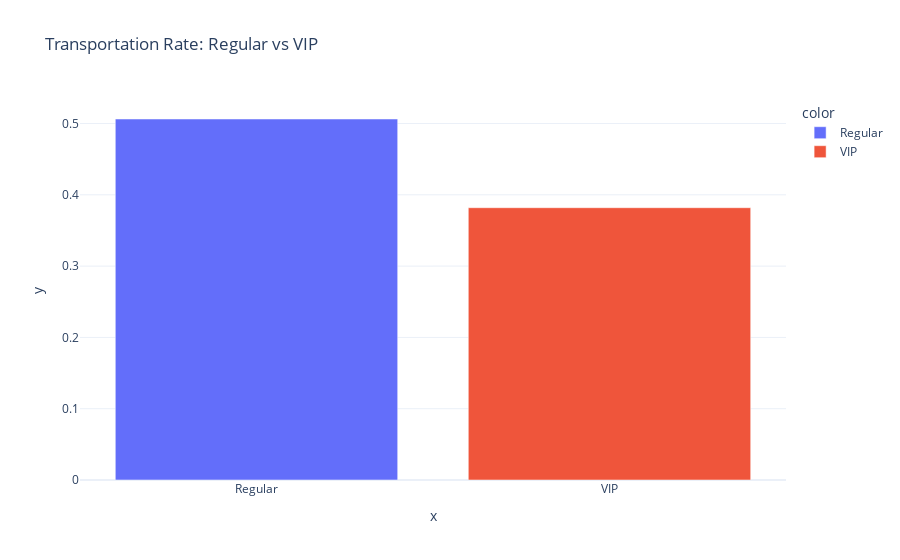

Notebook code cell kept with this figure:
### Code cell
# Are VIP passengers treated differently?
vip_analysis = train.groupby('VIP')['Transported'].agg(['count', 'mean'])

print(" VIP Status Analysis:")
print(f"Regular passengers: {vip_analysis.loc[False, 'count']}")
print(f"Regular transportation rate: {vip_analysis.loc[False, 'mean']:.1%}")
print(f"\nVIP passengers: {vip_analysis.loc[True, 'count']}")
print(f"VIP transportation rate: {vip_analysis.loc[True, 'mean']:.1%}")

# Simple comparison chart
fig = px.bar(x=['Regular', 'VIP'],
             y=[vip_analysis.loc[False, 'mean'], vip_analysis.loc[True, 'mean']],
             title=' Transportation Rate: Regular vs VIP',
             color=['Regular', 'VIP'])
fig.show()

### Figure 1 — Plotly figure (JSON) as saved in the notebook; plotly's stock layout.template omitted (floating-point values rounded to 4 significant figures)
{"data": [{"alignmentgroup": "True", "hovertemplate": "color=Regular<br>x=%{x}<br>y=%{y}<extra></extra>", "legendgroup": "Regular", "marker": {"color": "#636efa", "pattern": {"shape": ""}}, "name": "Regular", "offsetgroup": "Regular", "orientation": "v", "showlegend": true, "textposition": "auto", "type": "bar", "x": ["Regular"], "xaxis": "x", "y": [0.5063], "yaxis": "y"}, {"alignmentgroup": "True", "hovertemplate": "color=VIP<br>x=%{x}<br>y=%{y}<extra></extra>", "legendgroup": "VIP", "marker": {"color": "#EF553B", "pattern": {"shape": ""}}, "name": "VIP", "offsetgroup": "VIP", "orientation": "v", "showlegend": true, "textposition": "auto", "type": "bar", "x": ["VIP"], "xaxis": "x", "y": [0.3819], "yaxis": "y"}], "layout": {"barmode": "relative", "legend": {"title": {"text": "color"}, "tracegroupgap": 0}, "title": {"text": " Transportation Rate: Regular vs VIP"}, "xaxis": {"anchor": "y", "domain": [0, 1], "title": {"text": "x"}}, "yaxis": {"anchor": "x", "domain": [0, 1], "title": {"text": "y"}}}}
